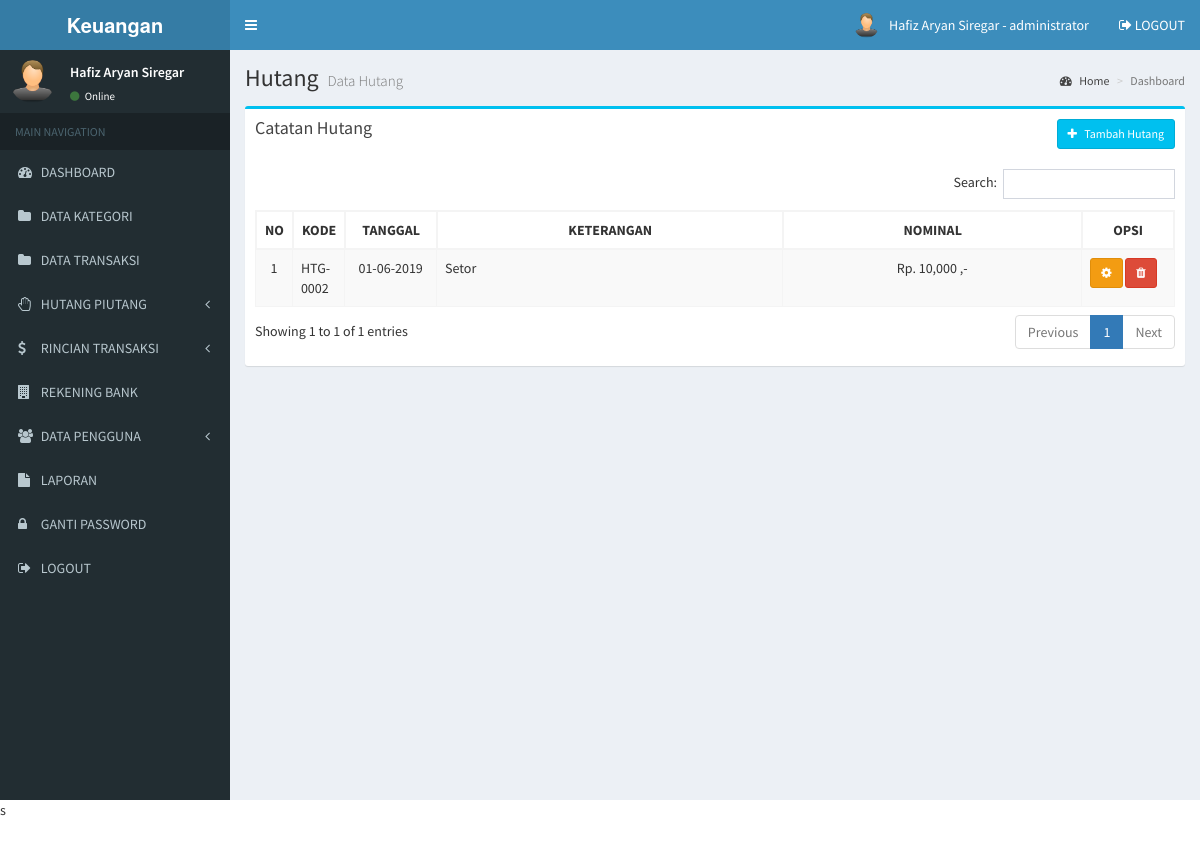
Page /admin/hutang.php (signed in) on the committed database.
### tables this page shows
CREATE TABLE `user` (
  `user_id` int(11) NOT NULL,
  `user_nama` varchar(100) NOT NULL,
  `user_username` varchar(100) NOT NULL,
  `user_password` varchar(100) NOT NULL,
  `user_foto` varchar(100) DEFAULT NULL,
  `user_level` varchar(20) NOT NULL
);

CREATE TABLE `hutang` (
  `hutang_id` int(11) NOT NULL,
  `hutang_tanggal` date NOT NULL,
  `hutang_nominal` int(11) NOT NULL,
  `hutang_keterangan` text NOT NULL
);

### admin/hutang.php (the view, shortened to what this page needs)
<?php include 'header.php'; ?>
<div class="content-wrapper">
  <section class="content-header">
    <h1>
      Hutang
      <small>Data Hutang</small>
    </h1>
    <ol class="breadcrumb">
      <li><a href="#"><i class="fa fa-dashboard"></i> Home</a></li>
      <li class="active">Dashboard</li>
    </ol>
  </section>
  <section class="content">
    <div class="row">
      <section class="col-lg-12">
        <div class="box box-info">
          <div class="box-header">
            <h3 class="box-title">Catatan Hutang</h3>
            <div class="btn-group pull-right">
              <button type="button" class="btn btn-info btn-sm" data-toggle="modal" data-target="#exampleModal">
                <i class="fa fa-plus"></i> &nbsp Tambah Hutang
              </button>
            </div>
          </div>
          <div class="box-body">
            <div class="table-responsive">
              <table class="table table-bordered table-striped" id="table-datatable">
                <thead>
                  <tr>
                    <th width="1%">NO</th>
                    <th width="1%">KODE</th>
                    <th width="10%" class="text-center">TANGGAL</th>
                    <th class="text-center">KETERANGAN</th>
                    <th class="text-center">NOMINAL</th>
                    <th width="10%" class="text-center">OPSI</th>
                  </tr>
                </thead>
                <tbody>
                  <?php
                  include '../koneksi.php';
                  $no=1;
                  $data = mysqli_query($koneksi,"SELECT * FROM hutang");
                  while($d = mysqli_fetch_array($data)){
                    ?>
                    <tr>
                      <td class="text-center"><?php echo $no++; ?></td>
                      <td>HTG-000<?php echo $d['hutang_id']; ?></td>
                      <td class="text-center"><?php echo date('d-m-Y', strtotime($d['hutang_tanggal'])); ?></td>
                      <td><?php echo $d['hutang_keterangan']; ?></td>
                      <td class="text-center"><?php echo "Rp. ".number_format($d['hutang_nominal'])." ,-"; ?></td>
                      <td>
                       <button type="button" class="btn btn-warning btn-sm" data-toggle="modal" data-target="#edit_hutang_<?php echo $d['hutang_id'] ?>">
                        <i class="fa fa-cog"></i>
                      </button>
                      <button type="button" class="btn btn-danger btn-sm" data-toggle="modal" data-target="#hapus_hutang_<?php echo $d['hutang_id'] ?>">
                        <i class="fa fa-trash"></i>
                      </button>
                    </td>
                  </tr>
                  <?php
                }
                ?>
              </tbody>
            </table>
          </div>
        </div>
      </div>
    </section>
  </div>
</section>
</div>
<?php include 'footer.php'; ?>s

### admin/header.php (shortened to what this page needs)
<!DOCTYPE html>
<html>
<head>
  <link rel="stylesheet" href="../assets/bower_components/bootstrap/dist/css/bootstrap.min.css">
  <link rel="stylesheet" href="../assets/bower_components/font-awesome/css/font-awesome.min.css">
  <link rel="stylesheet" href="../assets/bower_components/Ionicons/css/ionicons.min.css">
  <link rel="stylesheet" href="../assets/dist/css/AdminLTE.min.css">
  <link rel="stylesheet" href="../assets/bower_components/datatables.net-bs/css/dataTables.bootstrap.min.css">
  <link rel="stylesheet" href="../assets/dist/css/skins/_all-skins.min.css">
  <link rel="stylesheet" href="../assets/bower_components/morris.js/morris.css">
  <link rel="stylesheet" href="../assets/bower_components/jvectormap/jquery-jvectormap.css">
  <link rel="stylesheet" href="../assets/bower_components/bootstrap-datepicker/dist/css/bootstrap-datepicker.min.css">
  <link rel="stylesheet" href="../assets/bower_components/bootstrap-daterangepicker/daterangepicker.css">
  <link rel="stylesheet" href="../assets/plugins/bootstrap-wysihtml5/bootstrap3-wysihtml5.min.css">
  <?php
  include '../koneksi.php';
  ?>
</head>
<body class="hold-transition skin-blue sidebar-mini">
  <div class="wrapper">
    <header class="main-header">
      <a href="index.php" class="logo">
        <span class="logo-lg"><b>Keuangan</b></span>
      </a>
      <nav class="navbar navbar-static-top">
        <a href="#" class="sidebar-toggle" data-toggle="push-menu" role="button">
        </a>
        <div class="navbar-custom-menu">
          <ul class="nav navbar-nav">
            <li class="dropdown user user-menu">
              <a href="#" class="dropdown-toggle" data-toggle="dropdown">
                <?php
                $id_user = $_SESSION['id'];
                $profil = mysqli_query($koneksi, "select * from user where user_id='$id_user'");
                $profil = mysqli_fetch_assoc($profil);
                if ($profil['user_foto'] == "") {
                ?>
                  <img src="../gambar/sistem/user.png" class="user-image">
                <?php } else { ?>
                  <img src="../gambar/user/<?php echo $profil['user_foto'] ?>" class="user-image">
                <?php } ?>
                <span class="hidden-xs"><?php echo $_SESSION['nama']; ?> - <?php echo $_SESSION['level']; ?></span>
              </a>
            </li>
            <li>
              <a href="logout.php" onclick="return confirm('Apakah Anda yakin untuk logout?')">
                <i class="fa fa-sign-out"></i> LOGOUT
              </a>
            </li>
          </ul>
        </div>
      </nav>
    </header>
    <aside class="main-sidebar">
      <section class="sidebar">
        <div class="user-panel">
          <div class="pull-left image">
            <?php
            $id_user = $_SESSION['id'];
            $profil = mysqli_query($koneksi, "select * from user where user_id='$id_user'");
            $profil = mysqli_fetch_assoc($profil);
            if ($profil['user_foto'] == "") {
            ?>
              <img src="../gambar/sistem/user.png" class="img-circle">
            <?php } else { ?>
              <img src="../gambar/user/<?php echo $profil['user_foto'] ?>" class="img-circle" style="max-height:45px">
            <?php } ?>
          </div>
          <div class="pull-left info">
            <p><?php echo $_SESSION['nama']; ?></p>
            <a href="#"><i class="fa fa-circle text-success"></i> Online</a>
          </div>
        </div>
        <ul class="sidebar-menu" data-widget="tree">
          <li class="header">MAIN NAVIGATION</li>
          <li>
            <a href="index.php">
              <i class="fa fa-dashboard"></i> <span>DASHBOARD</span>
            </a>
          </li>
          <li>
            <a href="kategori.php">
              <i class="fa fa-folder"></i> <span>DATA KATEGORI</span>
            </a>
          </li>
          <li>
            <a href="transaksi.php">
              <i class="fa fa-folder"></i> <span>DATA TRANSAKSI</span>
            </a>
          </li>
          <li class="treeview">
            <a href="#">
              <i class="fa fa-hand-paper-o"></i>
              <span>HUTANG PIUTANG</span>
              <span class="pull-right-container">
                <i class="fa fa-angle-left pull-right"></i>
              </span>
            </a>
          </li>
          <li class="treeview">
            <a href="#">
              <i class="fa fa-dollar"></i>
              <span>RINCIAN TRANSAKSI</span>
              <span class="pull-right-container">
                <i class="fa fa-angle-left pull-right"></i>
              </span>
            </a>
          </li>
          <li>
            <a href="bank.php">
              <i class="fa fa-building"></i> <span>REKENING BANK</span>
            </a>
          </li>
          <li class="treeview">
            <a href="#">
              <i class="fa fa-users"></i>
              <span>DATA PENGGUNA</span>
              <span class="pull-right-container">
                <i class="fa fa-angle-left pull-right"></i>
              </span>
            </a>
          </li>
          <li>
            <a href="laporan.php">
              <i class="fa fa-file"></i> <span>LAPORAN</span>
            </a>
          </li>
          <li>
            <a href="gantipassword.php">
              <i class="fa fa-lock"></i> <span>GANTI PASSWORD</span>
            </a>
          </li>
          <li>
            <a href="logout.php" onclick="return confirm('Apakah Anda yakin untuk logout?')">
              <i class="fa fa-sign-out"></i> <span>LOGOUT</span>
            </a>
          </li>
        </ul>
      </section>
    </aside>

### admin/header.php (style rules this page uses)
#table-datatable { width: 100% !important; }
#table-datatable .sorting_disabled { border: 1px solid #f4f4f4; }

### rows in the picture
user: user_foto (picture)
hutang: hutang_id "2", hutang_tanggal "01-06-2019", hutang_keterangan "Setor", hutang_nominal "10,000"

### other values in the picture
$_SESSION['nama'] "Hafiz Aryan Siregar"
$_SESSION['level'] "administrator"
